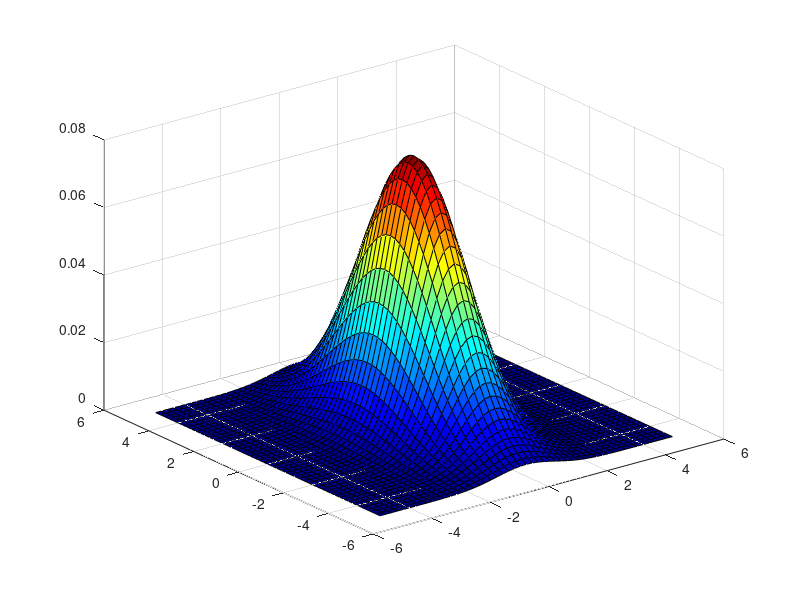

Source code (MATLAB):
mu = [0,0]; %// data
sigma = [1 0; 0 4]; %// data
x = -5:.2:5; %// x axis
y = -5:.2:5; %// y axis

[X Y] = meshgrid(x,y); %// all combinations of x, y
Z = mvnpdf([X(:) Y(:)],mu,sigma); %// compute Gaussian pdf
Z = reshape(Z,size(X)); %// put into same size as X, Y
colormap(jet)
surf(X,Y,Z) %// ... or 3D plot